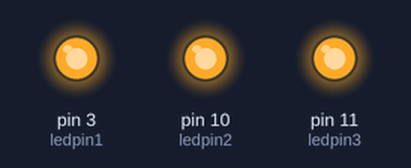
Bench run of a sketch on a simulated Arduino Uno, built with avr-gcc and run on an emulated ATmega328P. On the bench: output pins drawn as LEDs (lit = HIGH).

Above: at 3.2 s.
At 4.7 s:
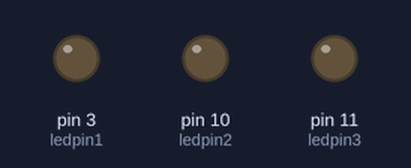
Timing chart, 0 to 6.0 s (numbered marks = the images above):
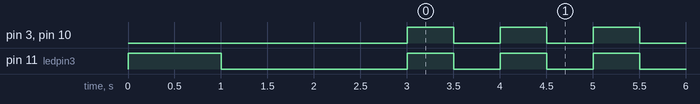

The sketch:

porblema_1_marcos_hens.ino
```cpp
//marcos hens campos
//19 de marzo de 2021
//utilizando los tres led tengo que configurarlos para que uno de los leds parpade una vez antes que los otros dos


int ledpin1 = 3;
int ledpin2 = 10;
int ledpin3 = 11;

void setup() {
 pinMode(ledpin3, OUTPUT);
 pinMode(ledpin2, OUTPUT);
 pinMode(ledpin1, OUTPUT);

 digitalWrite(ledpin3, HIGH);
 delay(1000);
 digitalWrite(ledpin3, LOW);
 delay(1000);
 digitalWrite(ledpin2, LOW);
 digitalWrite(ledpin1, LOW);
 delay(1000);

}

void loop() {

 digitalWrite(ledpin3, HIGH);
 digitalWrite(ledpin2, HIGH);
 digitalWrite(ledpin1, HIGH);
 delay(500);
 digitalWrite(ledpin3, LOW);
 digitalWrite(ledpin2, LOW);
 digitalWrite(ledpin1, LOW);
 delay(500);
}
```

Measured:
- by itself, pin 3 (ledpin1), pin 10 (ledpin2): alternates HIGH for 0.50 s and LOW for 0.50 s
- by itself, pin 11 (ledpin3): repeats every 1.0 s: HIGH 0.50 s, LOW 0.50 s
